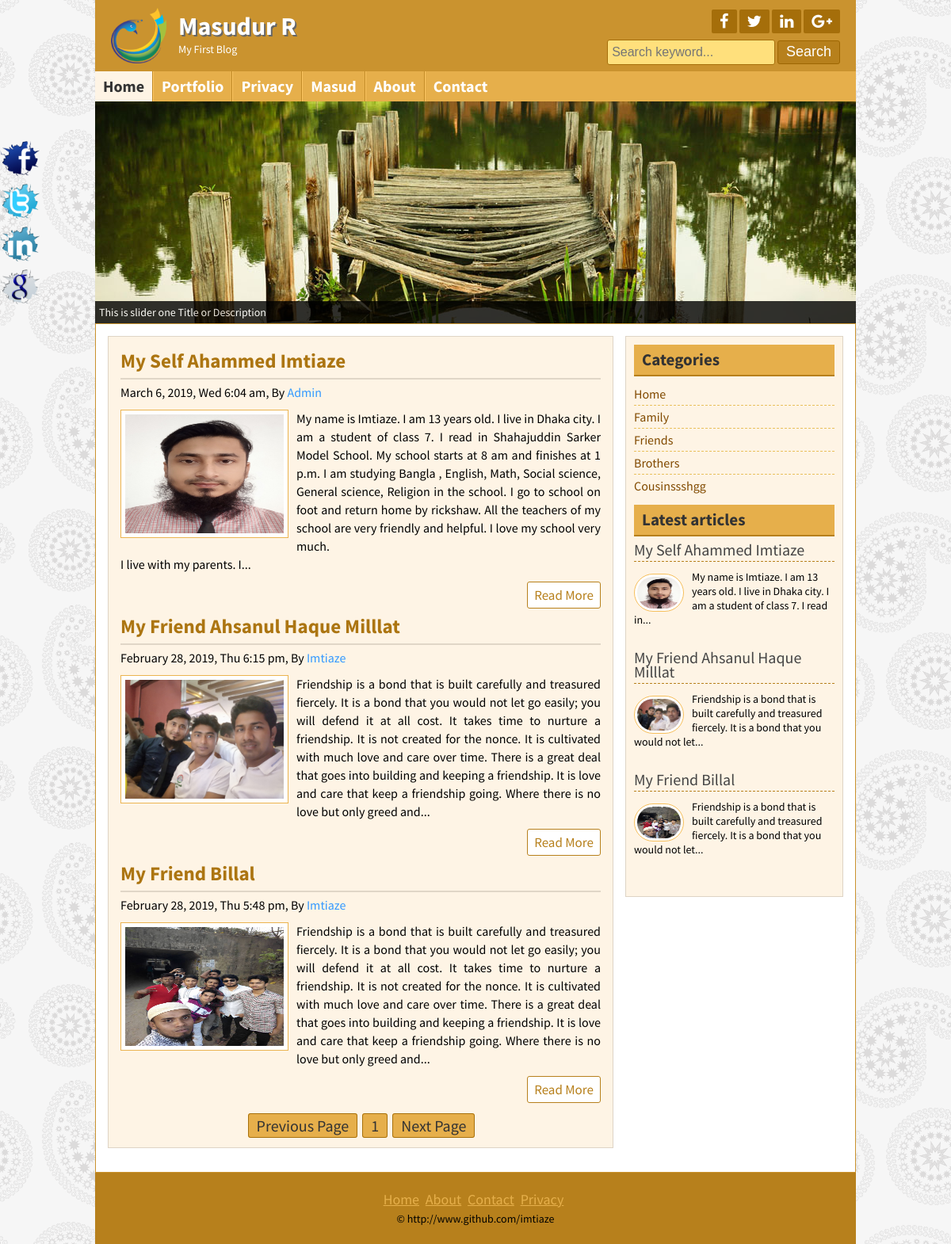
The page / on the database its author committed.
### tables this page shows
CREATE TABLE `tbl_title` (
  `id` int(11) NOT NULL,
  `title` varchar(111) NOT NULL,
  `slogan` varchar(111) NOT NULL,
  `logo` varchar(111) NOT NULL
);

CREATE TABLE `tbl_social` (
  `id` int(11) NOT NULL,
  `facebook` varchar(111) NOT NULL,
  `twitter` varchar(255) NOT NULL,
  `linkedin` varchar(255) NOT NULL,
  `google` varchar(255) NOT NULL
);

CREATE TABLE `tbl_page` (
  `id` int(11) NOT NULL,
  `name` varchar(255) NOT NULL,
  `body` text NOT NULL
);

CREATE TABLE `tbl_post` (
  `id` int(11) NOT NULL,
  `cat` int(11) NOT NULL,
  `title` varchar(255) NOT NULL,
  `body` text NOT NULL,
  `image` varchar(255) NOT NULL,
  `author` varchar(50) NOT NULL,
  `tags` varchar(255) NOT NULL,
  `date` timestamp NOT NULL DEFAULT CURRENT_TIMESTAMP
);

CREATE TABLE `tbl_category` (
  `id` int(11) NOT NULL,
  `name` varchar(50) NOT NULL
);

CREATE TABLE `tbl_footer` (
  `id` int(1) NOT NULL,
  `note` varchar(111) NOT NULL
);

### lib/Database.php (called while the page is built, shortened)
<?php
Class Database{
	public $host   = DB_HOST;
	public $user   = DB_USER;
	public $pass   = DB_PASS;
	public $dbname = DB_NAME;
	public $link;
	private function connectDB(){
		$this->link = new mysqli($this->host, $this->user, $this->pass, $this->dbname);
	}
	public function select($query){
		$result = $this->link->query($query) or die($this->link->error.__LINE__);
		if($result->num_rows > 0){
			return $result;
		} else {
			return false;
		}
	}
}

### helpers/Format.php (called while the page is built, shortened)
<?php
class Format {
  public function formatDate($date) {
    return date('F j, Y, D g:i a', strtotime($date));
  }
  public function formatPost($postBody, $limit=400) {
    $postBody = $postBody." ";
    $postBody = substr($postBody, 0, $limit);
    $postBody = substr($postBody, 0, strrpos($postBody, ' '));
    $postBody = $postBody."...";
    return $postBody;
  }
}

### index.php (the view)
<?php include 'inc/header.php'; ?>
<?php include 'inc/slider.php'; ?>
<div class="contentsection contemplete clear">
	<div class="maincontent clear">
		<?php
		$limit = 3;
		if (isset($_GET['page'])) {
			$page = $_GET['page'];
			if ($page < 1) {
				$page = 1;
			}
		}
		else {
			$page = 1;
		}
		$start_from = ($page -1) * $limit;
		?>
		<?php
		$query = "SELECT * FROM tbl_post ORDER BY id DESC LIMIT $start_from, $limit  ";
		$post = $db->select($query);
		if ($post) {
			while ($result = $post->fetch_assoc()) {
				?>
				<div class="samepost clear">
					<h2><a href="post.php?id=<?php echo $result['id']; ?>"><?php echo $result['title']; ?></a></h2>
					<h4><?php echo $fm->formatDate($result['date']); ?>, By <a href="#"><?php echo $result['author']; ?></a></h4>
					<a href="#"><img src="admin/<?php echo $result['image']; ?>" alt="post image" height="150" width="350"/></a>
					<p><?php echo $fm->formatPost($result['body'], 450); ?></p>
					<div class="readmore clear">
						<a href="post.php?id=<?php echo $result['id']; ?>">Read More</a>
					</div>
				</div>
				<?php
			}
			$query1 = "SELECT  * FROM tbl_post";
			$result = $db->select($query1);
			$total_rows = mysqli_num_rows($result);
			$total_pages = ceil($total_rows/$limit);
			?>
			<span class='pagination'><a href='index.php?page=<?php echo $page-1; ?>'>Previous Page</a>
				<?php
				for ($i=1; $i <=$total_pages ; $i++) {
					?>
					<a href='index.php?page=<?php echo $i; ?>'><?php echo $i; ?></a>
					<?php
				}
				?>
				<a href='index.php?page=<?php echo $page+1; ?>'>Next Page</a>
			</span>
			<?php
		}
		else{
			header("Location:404.php");
		}
		?>
	</div>
	<?php include 'inc/sidebar.php'; ?>
</div>
<?php include 'inc/footer.php'; ?>

### inc/header.php (shortened to what this page needs)
<?php include 'lib/Database.php'; ?>
<?php include 'helpers/Format.php'; ?>
<?php
$db = new Database();
$fm = new Format();
?>
<!DOCTYPE html>
<html>
<head>
  <link rel="stylesheet" href="font-awesome-4.5.0/css/font-awesome.css">
  <link rel="stylesheet" href="css/nivo-slider.css" type="text/css" media="screen" />
  <link rel="stylesheet" href="style.css">
</head>
<body>
  <div class="headersection templete clear">
    <a href="index.php">
      <div class="logo">
        <?php
        $query = "SELECT * FROM tbl_title WHERE id='1' ";
        $resutlQuery = $db->select($query);
        if ($resutlQuery) {
          while($result = $resutlQuery->fetch_assoc()){
            ?>
            <img src="admin/<?php echo $result['logo']; ?>" alt="Logo"/>
            <h2><?php echo $result['title']; ?></h2>
            <p><?php echo $result['slogan']; ?></p>
            <?php
          }
        }
        ?>
      </div>
    </a>
    <?php
    $socialQuery = "SELECT * FROM tbl_social WHERE id='1' ";
    $resutlSocialQuery = $db->select($socialQuery);
    if ($resutlSocialQuery) {
      while($socialResultQuery = $resutlSocialQuery->fetch_assoc()){
        ?>
        <div class="social clear">
          <div class="icon clear">
            <a href ="<?php echo $socialResultQuery['facebook']; ?>" target="_blank" ><i class="fa fa-facebook"></i></a>
            <a href ="<?php echo $socialResultQuery['twitter']; ?>" target="_blank"><i class="fa fa-twitter"></i></a>
            <a href ="<?php echo $socialResultQuery['linkedin']; ?>" target="_blank"><i class="fa fa-linkedin"></i></a>
            <a href ="<?php echo $socialResultQuery['google']; ?>" target="_blank"><i class="fa fa-google-plus"></i></a>
          </div>
          <?php
        }
      }
      ?>
      <div class="searchbtn clear">
        <form action="search.php" method="GET">
          <input type="text" name="keyword" placeholder="Search keyword..."/>
          <input type="submit" name="search" value="Search"/>
        </form>
      </div>
    </div>
  </div>
  <div class="navsection templete">
    <?php
    $path =$_SERVER['SCRIPT_NAME'];
    $title = basename($path, '.php');
    ?>
    <ul>
      <li><a href="index.php"
        <?php if($title=='index'){echo 'id="active"';} ?>
        >Home</a>
      </li>
      <?php
      $query = "SELECT * FROM tbl_page";
      $queryResult = $db->select($query);
      if ($queryResult) {
        while ($result = $queryResult->fetch_assoc()) {
          ?>
          <li>
            <a href="page.php?pageid=<?php echo $result['id']; ?>"
              <?php
              if (isset($_GET['pageid']) && $_GET['pageid'] == $result['id']) {
                echo 'id="active"';
              }
              ?> >
              <?php echo $result['name']; ?>
            </a>
          </li>
          <?php
        }
      }
      ?>
      <li><a href="about.php"
        <?php if($title=='about'){echo 'id="active"';} ?>
        >About</a>
      </li>
      <li><a href="contact.php"
        <?php if($title=='contact'){echo 'id="active"';} ?>
        >Contact</a>
      </li>
    </ul>
  </div>

### inc/slider.php (shortened to what this page needs)
<div class="slidersection templete clear">
  <div id="slider">
    <a href="#"><img src="images/slideshow/01.jpg" alt="nature 1" title="This is slider one Title or Description" /></a>
  </div>
</div>

### inc/sidebar.php
<div class="sidebar clear">
  <div class="samesidebar clear">
    <h2>Categories</h2>
    <ul>
      <?php
      $query = "SELECT * FROM tbl_category";
      $category = $db->select($query);
      if ($category) {
        while ($resultCategory = $category->fetch_assoc()) {
          ?>
          <li><a href="posts.php?category=<?php echo $resultCategory['id']; ?>"><?php echo $resultCategory['name']; ?></a></li>
          <?php
        }
      }
      else {
        ?>
        <li>No category  Created.</li>
        <?php
      }
      ?>
    </ul>
  </div>
  <div class="samesidebar clear">
    <h2>Latest articles</h2>
    <?php
    $query = "SELECT * FROM tbl_post ORDER BY id DESC LIMIT 6";
    $latestPost = $db->select($query);
    if ($latestPost) {
      while ($resultLatestPost = $latestPost->fetch_assoc()) {
        ?>
        <div class="popular clear">
          <h3><a href="post.php?id=<?php echo $resultLatestPost['id']; ?>"><?php echo $resultLatestPost['title']; ?></a></h3>
          <a href="post.php?id=<?php echo $resultLatestPost['id']; ?>"><img src="admin/<?php echo $resultLatestPost['image']; ?>" alt="post image"/></a>
          <p><?php echo $fm->formatPost($resultLatestPost['body'], 110); ?></p>
        </div>
        <?php
      }
    }
    else {
      ?>
      <li>No Latest Post.</li>
      <?php
    }
    ?>
  </div>
</div>

### inc/footer.php (shortened to what this page needs)
<div class="footersection templete clear">
  <div class="footermenu clear">
    <ul>
      <li><a href="#">Home</a></li>
      <li><a href="#">About</a></li>
      <li><a href="#">Contact</a></li>
      <li><a href="#">Privacy</a></li>
    </ul>
  </div>
  <?php
  $copyrightQuery = "SELECT * FROM tbl_footer WHERE id='1' ";
  $copyrightResult = $db->select($copyrightQuery);
  if ($copyrightResult) {
    while ($resultCopyright = $copyrightResult->fetch_assoc()) {
      ?>
      <p>&copy; <?php echo $resultCopyright['note']; ?></p>
      <?php
    }
  }
  ?>
</div>
<?php
$socialQuery = "SELECT * FROM tbl_social WHERE id='1' ";
$resutlSocialQuery = $db->select($socialQuery);
if ($resutlSocialQuery) {
  while($socialResultQuery = $resutlSocialQuery->fetch_assoc()){
    ?>
    <div class="fixedicon clear">
      <a href="<?php echo $socialResultQuery['facebook']; ?>"><img src="images/fb.png" alt="Facebook"/></a>
      <a href="<?php echo $socialResultQuery['twitter']; ?>"><img src="images/tw.png" alt="Twitter"/></a>
      <a href="<?php echo $socialResultQuery['linkedin']; ?>"><img src="images/in.png" alt="LinkedIn"/></a>
      <a href="<?php echo $socialResultQuery['google']; ?>"><img src="images/gl.png" alt="GooglePlus"/></a>
    </div>
    <?php
  }
}
?>
</body>
</html>

### css/nivo-slider.css (style rules this page uses)
.nivoSlider { position:relative; }
.nivoSlider a.nivo-imageLink { position:absolute; top:0px; left:0px; width:100%; height:100%; border:0; padding:0; margin:0; z-index:60; display:none; }

### rows shown on the page
tbl_title: logo (picture), title "Masudur R", slogan "My First Blog"
tbl_page: name "Portfolio"
tbl_page: name "Privacy"
tbl_page: name "Masud"
tbl_post: title "My Self Ahammed Imtiaze", date "March 6, 2019, Wed 6:04 am", author "Admin", image (picture), body "My name is Imtiaze. I am 13 years old. I live in Dhaka city. I am a student of class 7. I read in Shahajuddin Sarker Model School. My school starts at 8 am and finishes at 1 p.m. I am studying Bangla , English, Math, Social science, General science, Religion in the school. I go to school on foot and return home by rickshaw. All the teachers of my school are very friendly and helpful. I love my school very much. I live with my parents. I...", body "My name is Imtiaze. I am 13 years old. I live in Dhaka city. I am a student of class 7. I read in..."
tbl_post: title "My Friend Ahsanul Haque Milllat", date "February 28, 2019, Thu 6:15 pm", author "Imtiaze", image (picture), body "Friendship is a bond that is built carefully and treasured fiercely. It is a bond that you would not let go easily; you will defend it at all cost. It takes time to nurture a friendship. It is not created for the nonce. It is cultivated with much love and care over time. There is a great deal that goes into building and keeping a friendship. It is love and care that keep a friendship going. Where there is no love but only greed and...", body "Friendship is a bond that is built carefully and treasured fiercely. It is a bond that you would not let..."
tbl_post: title "My Friend Billal", date "February 28, 2019, Thu 5:48 pm", author "Imtiaze", image (picture), body "Friendship is a bond that is built carefully and treasured fiercely. It is a bond that you would not let go easily; you will defend it at all cost. It takes time to nurture a friendship. It is not created for the nonce. It is cultivated with much love and care over time. There is a great deal that goes into building and keeping a friendship. It is love and care that keep a friendship going. Where there is no love but only greed and...", body "Friendship is a bond that is built carefully and treasured fiercely. It is a bond that you would not let..."
tbl_category: name "Home"
tbl_category: name "Family"
tbl_category: name "Friends"
tbl_category: name "Brothers"
tbl_category: name "Cousinssshgg"
tbl_footer: note "http://www.github.com/imtiaze"
